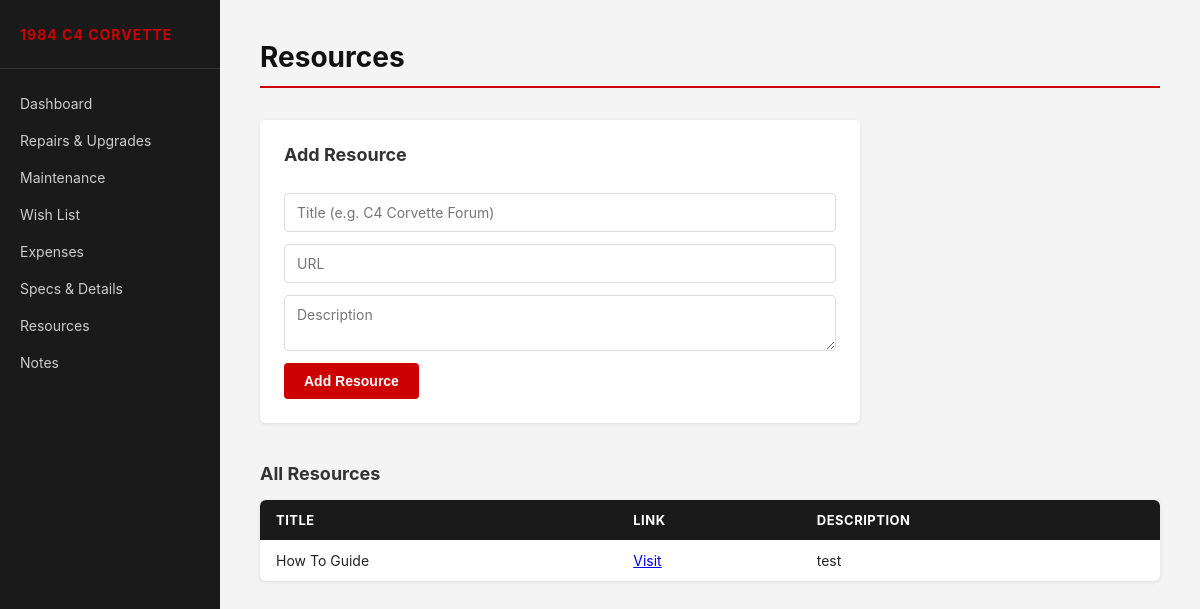
The app's page /resources, older data.
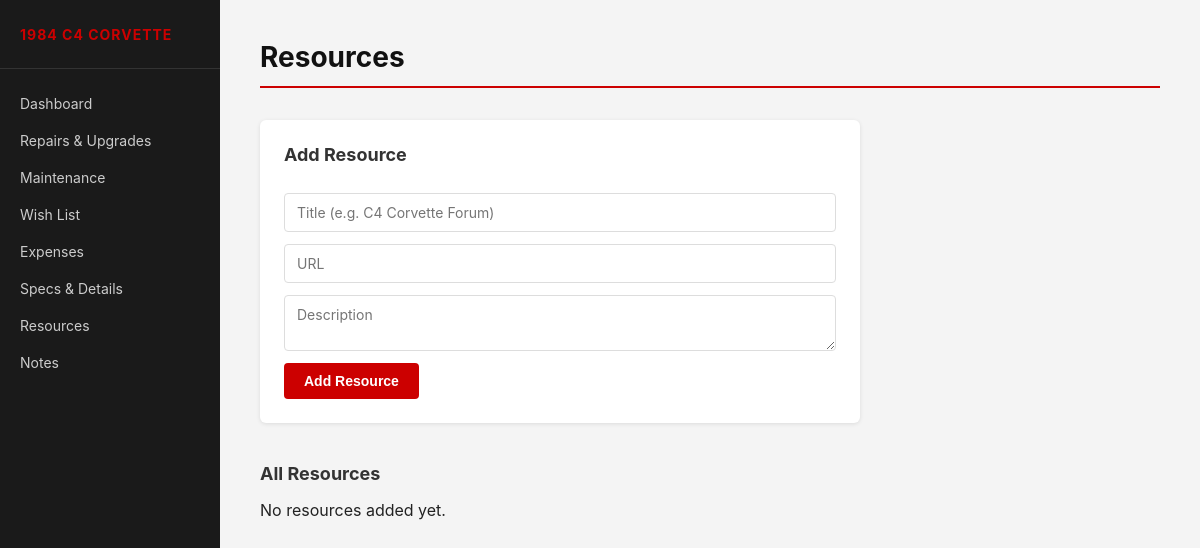
The same page, newer data.
### tables this page shows
CREATE TABLE resources (
            id INTEGER PRIMARY KEY AUTOINCREMENT,
            title TEXT NOT NULL,
            url TEXT NOT NULL,
            description TEXT
        );

### app.py (the view)
@app.route("/resources")
def resources():
    db = get_db()
    resources = db.execute("SELECT * FROM resources ORDER BY title").fetchall()
    db.close()
    return render_template("resources.html", resources=resources)

### app.py (called while the page is built)
def get_db():
    conn = sqlite3.connect(DATABASE)
    conn.row_factory = sqlite3.Row
    return conn

### templates/resources.html (shortened to what this page needs)
{% extends "base.html" %}
{% block page_title %}Resources{% endblock %}
{% block content %}
<form action="/resources/add" method="POST" class="entry-form">
    <h2>Add Resource</h2>
    <input type="text" name="title" placeholder="Title (e.g. C4 Corvette Forum)" required>
    <input type="url" name="url" placeholder="URL" required>
    <textarea name="description" placeholder="Description"></textarea>
    <button type="submit">Add Resource</button>
</form>
<h2>All Resources</h2>
{% if resources %}
<table>
    <thead>
        <tr>
            <th>Title</th>
            <th>Link</th>
            <th>Description</th>
        </tr>
    </thead>
    <tbody>
        {% for resource in resources %}
        <tr>
            <td>{{ resource.title }}</td>
            <td><a href="{{ resource.url }}" target="_blank">Visit</a></td>
            <td>{{ resource.description or "—" }}</td>
        </tr>
        {% endfor %}
    </tbody>
</table>
{% else %}
<p>No resources added yet.</p>
{% endif %}
{% endblock %}

Row changes from the older to the newer data that the page shows:
removed resources: title "How To Guide", description "test"
Text that changed along with them:
text no longer shown: "TITLE LINK DESCRIPTION"
text now shown: "No resources added yet."
